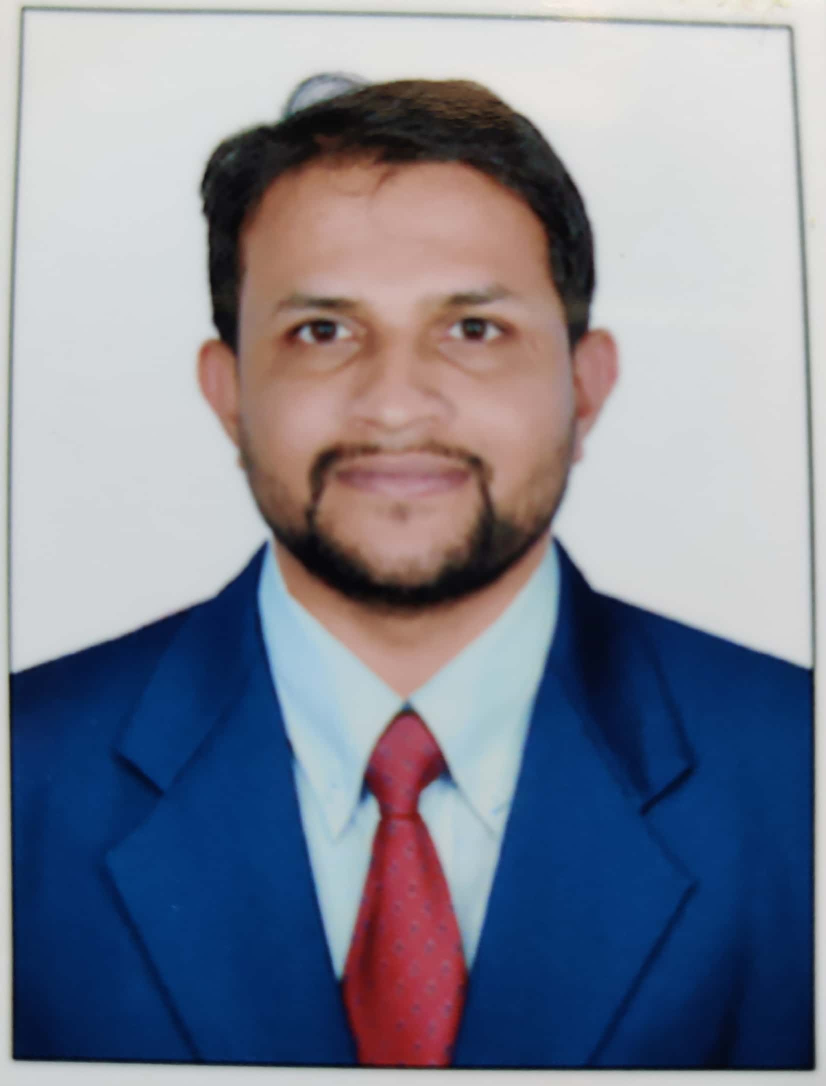
#> input picture S13/ASSIGNMENT_1_OPEN_CV_YOLO/IMAGE/JITENDRA_IMAGE_INPUT_1.jpg, 1652 x 2172 px, found by its file name (shown at 1/2 size)
$ jupyter execute --allow-errors opencv_yolo.ipynb   (shell and % lines are left out)
#> lines starting #> are read from the running program, lines starting #| are printed output that depends on the picture
<a href="https://colab.research.google.com/github/jitendramishra1024/EVA5B2/blob/main/opencv_yolo.ipynb" target="_parent"></a>

[cell 1]
# YOLO WITH OPEN CV

#Adapted from :
#https://pysource.com/2019/06/27/yolo-object-detection-using-opencv-with-python/

#STEP 0 :
  #HOW TO INSTALL YOLO
#STEP 1:
  #DOWNLOAD REQUIRED FILE /WEIGHTS
#STEP 2:
  #DOWNLOAD IMAGE
# STEP 3 :
  #IMPORT LIBRARY AND LOAD YOLO
# STEP 4:
  # CREATE BLOB AND DETECTION
# STEP 5:
  #create class_ids, confidences , boxes
#STEP 6:
  #NON MAX SUPRESSION
# STEp 7 :
  #DISPAY OUTPUT IMAGE

[cell 2]
#HOW TO INSTALL YOLO

#3 most used and known frameworks compatible with YOLO

#Darknet : it’s the framework built from the developer of YOLO and made specifically for yolo.
  #Advantage: it’s fast, it can work with GPU or CPU
  #Disadvantage: it olny works with Linux os
#Darkflow: it’s the adaptation of darknet to Tensorflow (another deep leanring framework).
  #Advantage: it’s fast, it can work with GPU or CPU, and it’s also compatible with Linux, Windows and Mac.
  #Disadvantage: the installation it’s really complex, especially on windows
#Opencv: also opencv has a deep learning framework that works with YOLO. Just make sure you have opencv 3.4.2 at least.
  #Advantage: it works without needing to install anything except opencv.
  #Disadvantage: it only works with CPU, so you can’t get really high speed to process videos in real time.

[cell 3]
#import
import cv2
import numpy as np
import matplotlib.pyplot as plt

[cell 4]
# STEP 1 :
   # DOWNLOAD REQUIRED FILES
  ###  Weight file: it’s the trained model, the core of the algorythm to detect the objects.
  ### Cfg file: it’s the configuration file, where there are all the settings of the algorythm.
  ### Name files: contains the name of the objects that the algorythm can detect.

[cell 5]
#STEP 2:
  #LOAD IMAGE

[cell 6]
#%cd SWAG_DNN

path='/content/SWAG_DNN/img'
#img_name=JITENDRA_IMAGE_INPUT.jpg

[cell 7]
img = cv2.imread(path+"/JITENDRA_IMAGE_INPUT_1.jpg")
#> img is the input picture: shape (2172, 1652, 3); mean B, G, R 147.2, 131.8, 127.9
img = cv2.resize(img, None, fx=0.4, fy=0.4)
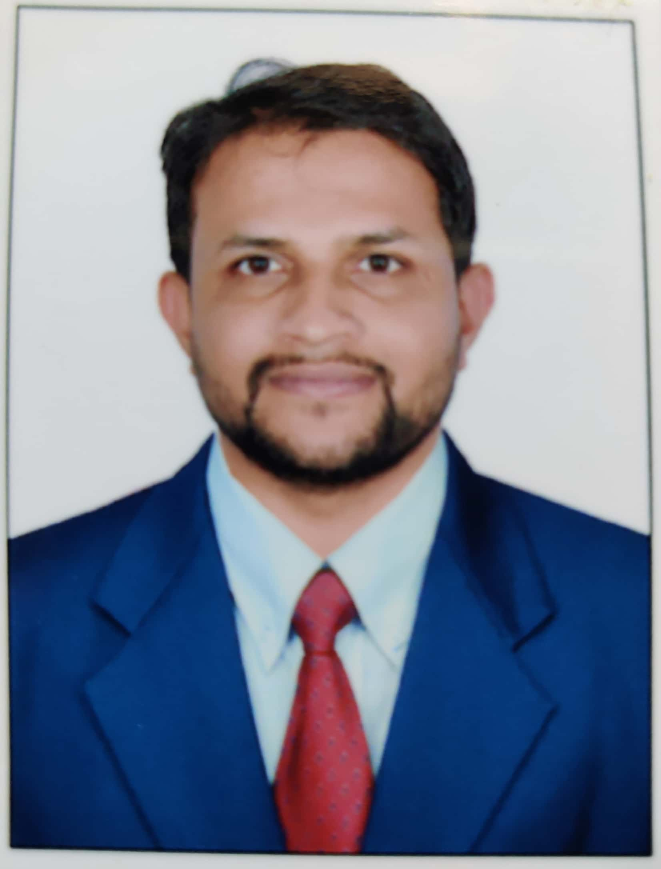
#> img: shape (869, 661, 3); mean B, G, R 147.2, 131.8, 127.9
height, width, channels = img.shape
#> height = 869; width = 661; channels = 3

[cell 8]
# STEP 3 :
  #LOAD YOLO

#> (a cell that did not finish here is left out)

[cell 10]
# STEP 4:
  # CREATE BLOB AND DETECTION

[cell 11]
#CREATE BLOB

# we can’t use right away the full image on the network, but first we need it to convert it to blob.
# Blob it’s used to extract feature from the image and to resize them. YOLO accepts three sizes:

# 320×320 it’s small so less accuracy but better speed
# 609×609 it’s bigger so high accuracy and slow speed
# 416×416 it’s in the middle and you get a bit of both.

[cell 12]
# Detecting objects
blob = cv2.dnn.blobFromImage(img, 0.00392, (416, 416), (0, 0, 0), True, crop=False)
#> (the rest of this cell did not finish here and is left out)

[cell 13]
#DETECTION IS DONE AND ALL RESULT ARE STORED IN OUTS
# Lets see What is the meaning of Outs

#> (a cell that did not finish here is left out)

[cell 15]
# outs have 3 different predictions
# As we know in YOLO V3 we divide our image in 3 different cell size
# Outs[0]- 13 * 13 *3(achor box )=507, cx,cy,h,w,o,80 classes(coco dataset )=85
# Outs[1]- 26 * 26 *3(achor box )=2028, cx,cy,h,w,o,80 classes(coco dataset )=85
# Outs[2]- 52 * 52 *3(achor box )=8112, cx,cy,h,w,o,80 classes(coco dataset )=85

#So we have now output of 507 +2028+8112 anchor boxes

#we set a threshold confidence of 0.5, if it’s greater we consider the object correctly detected, otherwise we skip it.
#The threshold goes from 0 to 1. The closer to 1 the greater is the accuracy of the detection, while the closer to 0
# the less is the accuracy but also it’s greater the number of the objects detected.

#np.argmax :Returns the indices of the maximum values along an axis.

[cell 16]
# STEP 5:
  #create class_ids, confidences , boxes

[cell 17]
# Showing informations on the screen
class_ids = []
confidences = []
boxes = []
#> (the rest of this cell did not finish here and is left out)

[cell 18]
# STEP 6 :
  # NON MAX SUPRESSION
  #When we perform the detection, it happens that we have more boxes for the same object,
  #so we should use another function to remove this “noise”.
  #It’s called Non maximum suppresion.

[cell 19]
indexes = cv2.dnn.NMSBoxes(boxes, confidences, 0.5, 0.4)

[cell 20]
# STEp 7 :
  #DISPAY OUTPUT IMAGE

[cell 21]
font = cv2.FONT_HERSHEY_PLAIN
for i in range(len(boxes)):
    if i in indexes:
        x, y, w, h = boxes[i]
        label = str(classes[class_ids[i]])
        color = colors[i]
        cv2.rectangle(img, (x, y), (x + w, y + h), color, 2)
        cv2.putText(img, label, (x, y + 30), font, 3, color, 3)
img=cv2.cvtColor(img, cv2.COLOR_BGR2RGB)
plt.figure(figsize=(15, 10))
plt.imshow(img)
